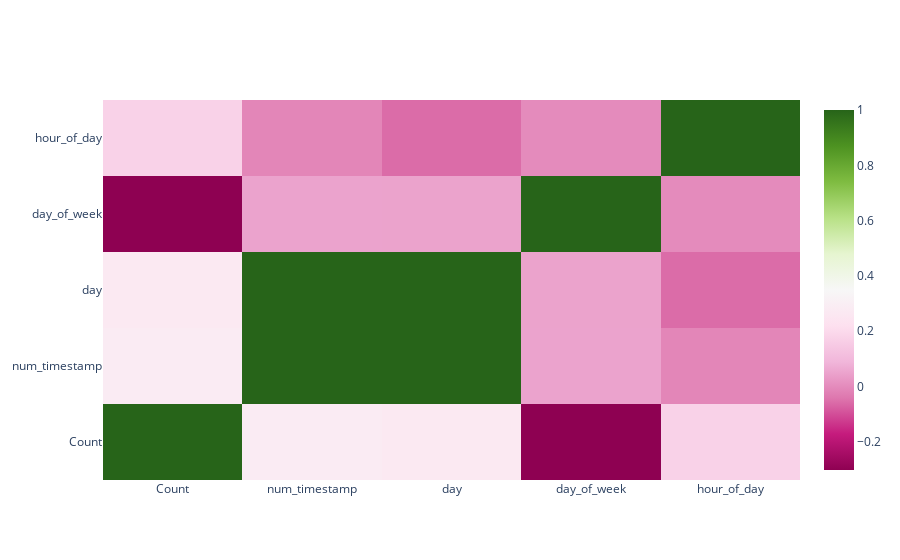

Notebook source saved alongside this figure:
### Code cell
# Correlation Matrix


corr = trunc_data_df.corr()


fig = go.Figure(
    data=go.Heatmap(
        z=corr,
        x=corr.columns,
        y=corr.columns,
        autocolorscale=True,
        name="Correlation matrix for data",
    )
)

fig.show()

### Figure 1 — Plotly figure (JSON) as saved in the notebook; plotly's stock layout.template omitted (floating-point values rounded to 4 significant figures)
{"data": [{"autocolorscale": true, "name": "Correlation matrix for data", "type": "heatmap", "x": ["Count", "num_timestamp", "day", "day_of_week", "hour_of_day"], "y": ["Count", "num_timestamp", "day", "day_of_week", "hour_of_day"], "z": [[1, 0.2804, 0.2717, -0.3015, 0.1752], [0.2804, 1, 0.9989, 0.04905, -0.01028], [0.2717, 0.9989, 1, 0.04896, -0.05657], [-0.3015, 0.04905, 0.04896, 1, -0.0007137], [0.1752, -0.01028, -0.05657, -0.0007137, 1]]}], "layout": {}}
